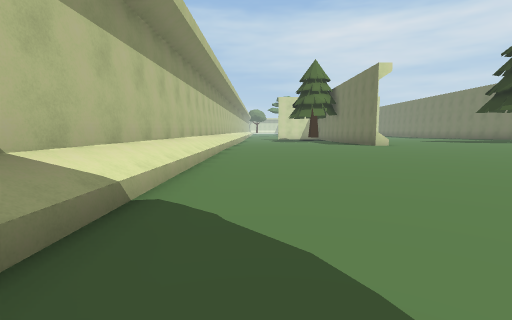
View 1 (above)

21 first-person views from a walk through a Unity game level. The camera is 1.3 m above the floor, tilts 6° down and sees 85° across. The floor is counted in squares, 2 m on a side. Each view is taken from the middle of a square. On the plan, view 1 faces up. The plan holds only what a view shows up to about 9 squares ahead; the rest is blank. The place goes on beyond the plan. The player character is not drawn. Some animated figures are left out.

View 2
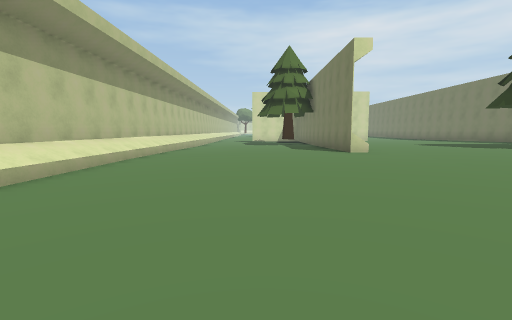

View 3
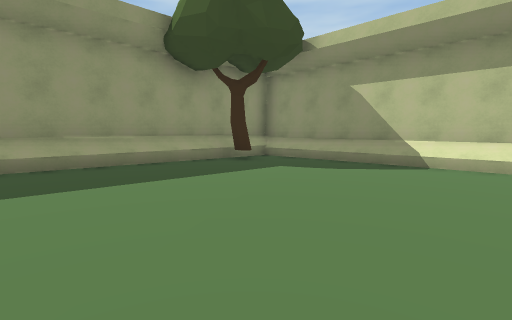

View 4
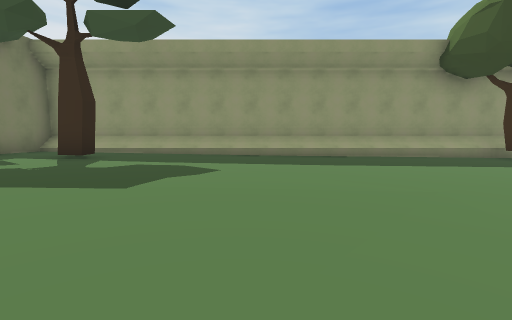

View 5
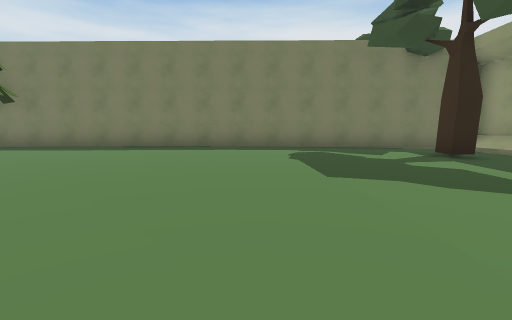

View 6
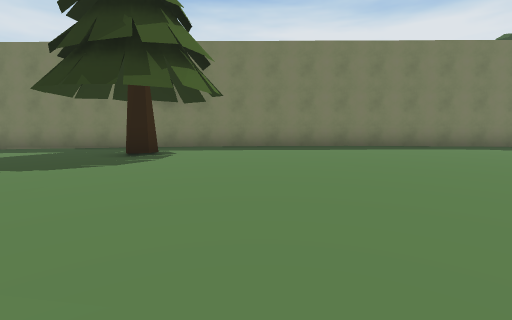

View 7
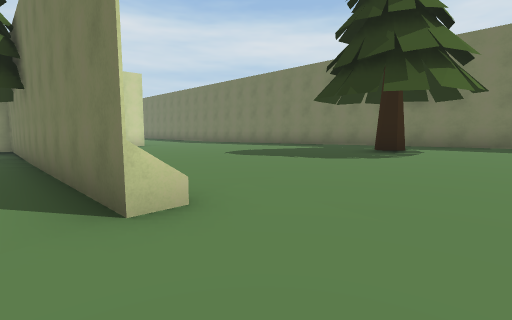

View 8
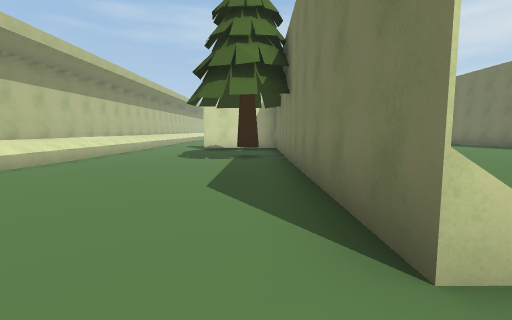

View 9
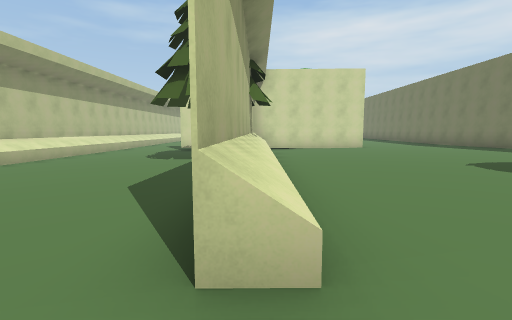

View 10
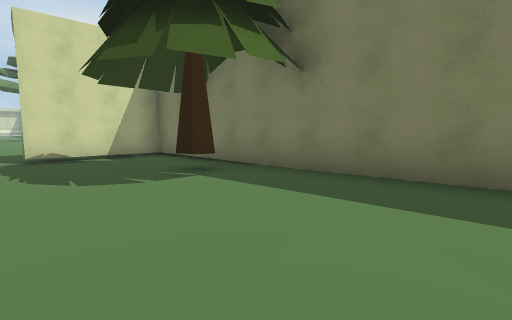

View 11
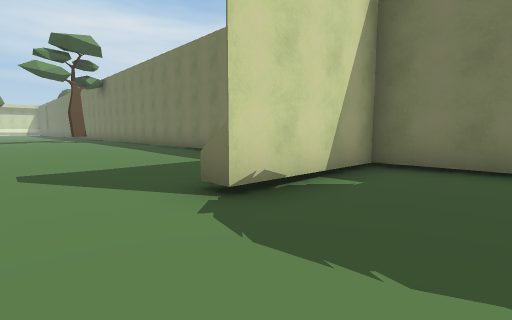

View 12
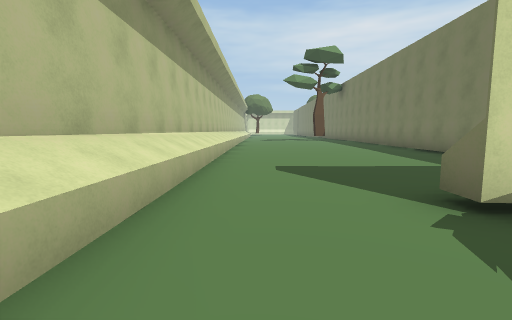

View 13
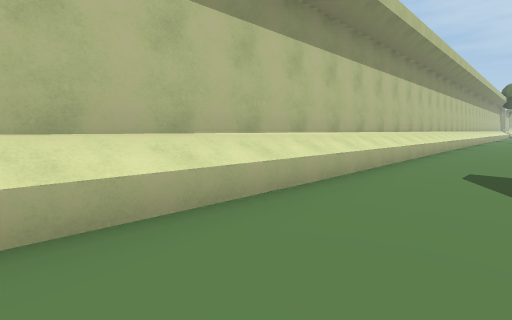

View 14
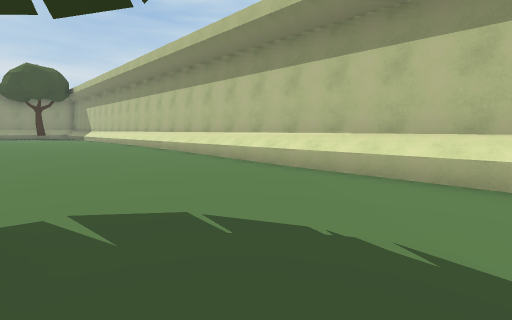

View 15
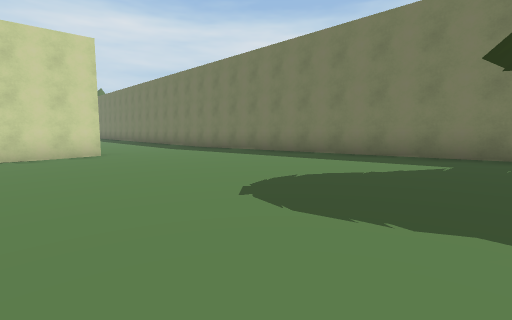

View 16
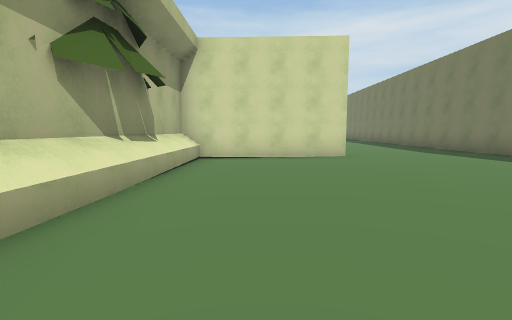

View 17
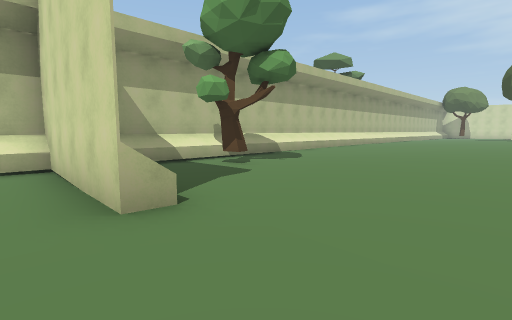

View 18
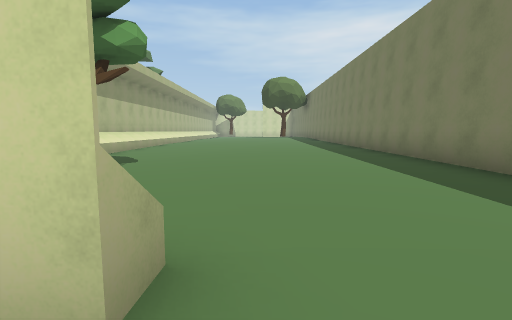

View 19
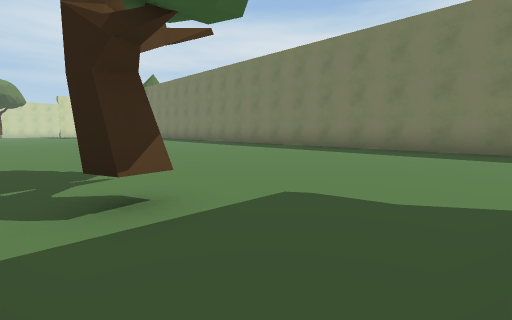

View 20
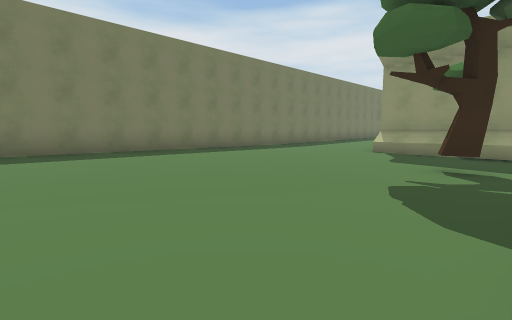

View 21
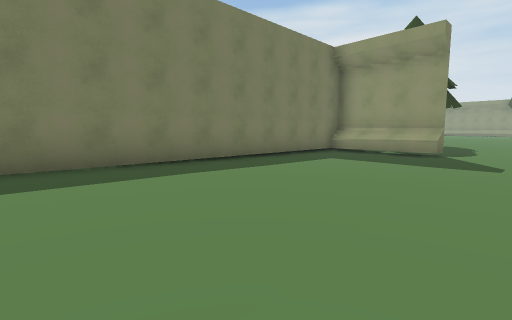

### Floor plan
Key: @ floor where view 1 was taken; # wall or solid block; . main floor; : floor 0.25 m higher than the main floor; - floor 0.25 m lower than the main floor; + floor 0.5 m higher than the main floor; / step, stairs or slope; ^ raised ledge; T tree.
Columns run from 2 left of view 1 to 14 right of it. Each row starts with its distance up from view 1.
 31   ----.#......:#/
 30  #----.#......:#/
 29  #-----#.......#/
 28  #-----#-......#
 27  #-----#--.....#
 26  #-----#-T.....#
 25  #-----#--.....#
 24  #-----#--.....#
 23  #-----#--.....#
 22  #--^######^...#
 21  #-----#-......#
 20 -#-----#......:#
 19 -#-----#.....::#
 18 -#----T#.....::#
 17 -#----.#....:::#
 16 -#--...#...::::#
 15 ##-....#...::::#
 14 ##.....#..:::::#
 13 .#.....#.::::::#
 12 ##.....#.::::T+#
 11 #/......::::::+#
 10 #/......:::::++#
  9 #/......:::::++#
  8 #/......:::::++#
  7 #/......:::::++#
  6 #/......:::::++#
  5 #/.....::::::++#
  4 #/.....:::::+++#
  3 #/.....:::::+++#
  2 #/......:::::++#
  1 #/......::::::+#
  0 #/@......::::T:#T
 -1 #/T......::::::#
 -2 #//////////////#
 -3  ##############

Where each view was taken, in squares from view 1:
view 1: 0 up, 0 right, facing up
view 2: 3 up, 2 right, facing up
view 3: 4 up, 5 right, facing down-left
view 4: 6 up, 7 right, facing down
view 5: 4 up, 5 right, facing right
view 6: 9 up, 5 right, facing right
view 7: 9 up, 4 right, facing up-right
view 8: 10 up, 4 right, facing up
view 9: 10 up, 5 right, facing up
view 10: 14 up, 1 right, facing up-right
view 11: 20 up, 0 right, facing up-right
view 12: 20 up, 0 right, facing up
view 13: 20 up, 1 right, facing up-left
view 14: 20 up, 3 right, facing down-left
view 15: 13 up, 7 right, facing up-right
view 16: 14 up, 7 right, facing up
view 17: 21 up, 12 right, facing up-left
view 18: 21 up, 10 right, facing up
view 19: 23 up, 6 right, facing up-right
view 20: 31 up, 6 right, facing down-right
view 21: 31 up, 0 right, facing down-right
